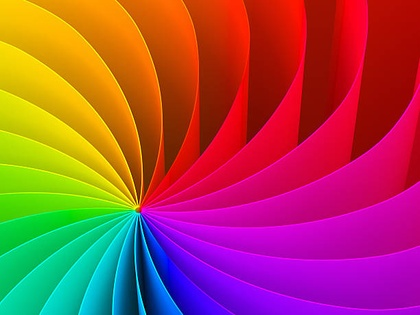
%> input picture deneme.jpg, 420 x 315 px, shrunk from 612 x 459 before the run
$ octave program2.m   (GNU Octave 9; MATLAB toolbox functions it lacks are replaced by stand-ins)
%> lines starting %> are read from the running program, lines starting %| are printed output that depends on the picture
image = imread('deneme.jpg');
%> image is the input picture: size 315x420x3 uint8; mean R, G, B 167, 70.5, 74
figure; imshow(image);
Igray = rgb2gray(image);
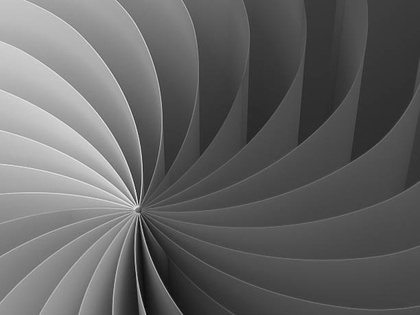
%> Igray: size 315x420 uint8; min 8, max 229, mean 99.7
figure;imshow(Igray);
boyut = size(Igray);
%> boyut = [315 420]

for r = 1:boyut(1)
  for c = 1:boyut(2)
    if Igray(r,c) <= 63
      Igray(r,c) = Igray(r,c) + 45;
    elseif Igray(r,c) <= 126
      Igray(r,c) = Igray(r,c) + 30;
    elseif Igray(r,c) <= 189
      Igray(r,c) = Igray(r,c) + 15;
    else
      Igray(r,c) = Igray(r,c) + 5;
    endif
  endfor
endfor
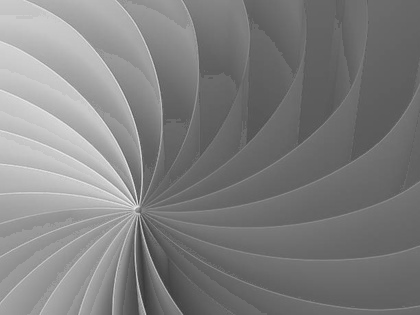
%> Igray: size 315x420 uint8; min 53, max 234, mean 127.9
figure; imshow(Igray);

$ run again, with 5235215.jfif saved as deneme.jpg
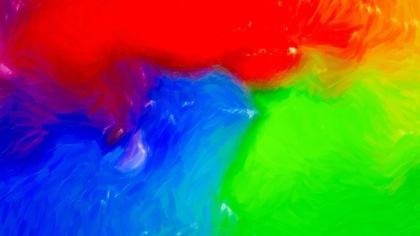
%> input picture 5235215.jfif, 420 x 236 px, shrunk from 4000 x 2250 before the run
%> image is the input picture: size 236x420x3 uint8; mean R, G, B 101.2, 104.1, 82
%> `Igray = rgb2gray(image);`:
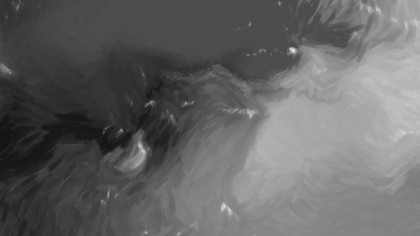
%> Igray: size 236x420 uint8; min 20, max 236, mean 100.7
%> after the loop `for r = 1:boyut(1)`:
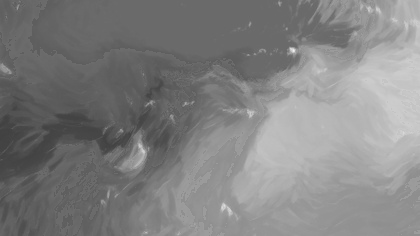
%> Igray: size 236x420 uint8; min 65, max 241, mean 129

$ run again, with indir.jfif saved as deneme.jpg
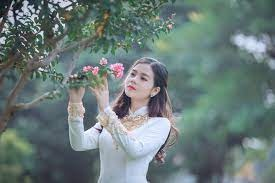
%> input picture indir.jfif, 275 x 183 px
%> image is the input picture: size 183x275x3 uint8; mean R, G, B 107.4, 123.5, 122
%> `Igray = rgb2gray(image);`:
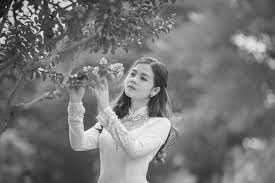
%> Igray: size 183x275 uint8; min 3, max 255, mean 118.5
%> after the loop `for r = 1:boyut(1)`:
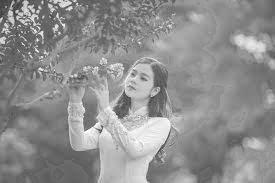
%> Igray: size 183x275 uint8; min 48, max 255, mean 143.2
